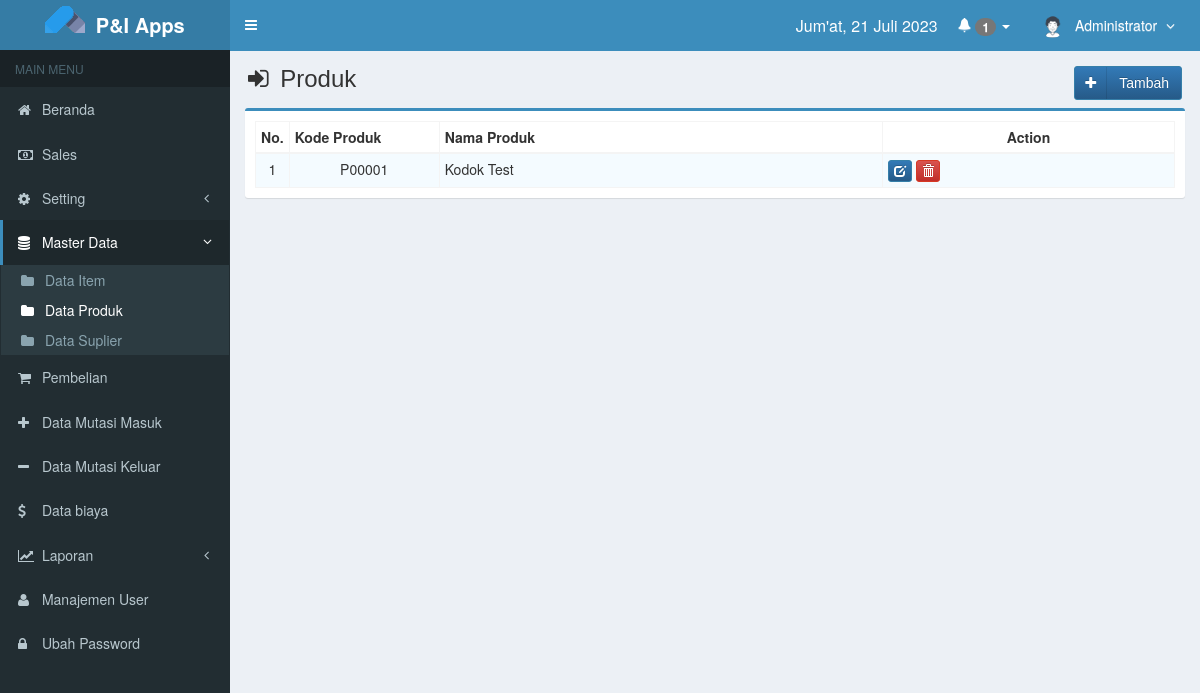
The app's page /main.php?module=produk (signed in), older data.
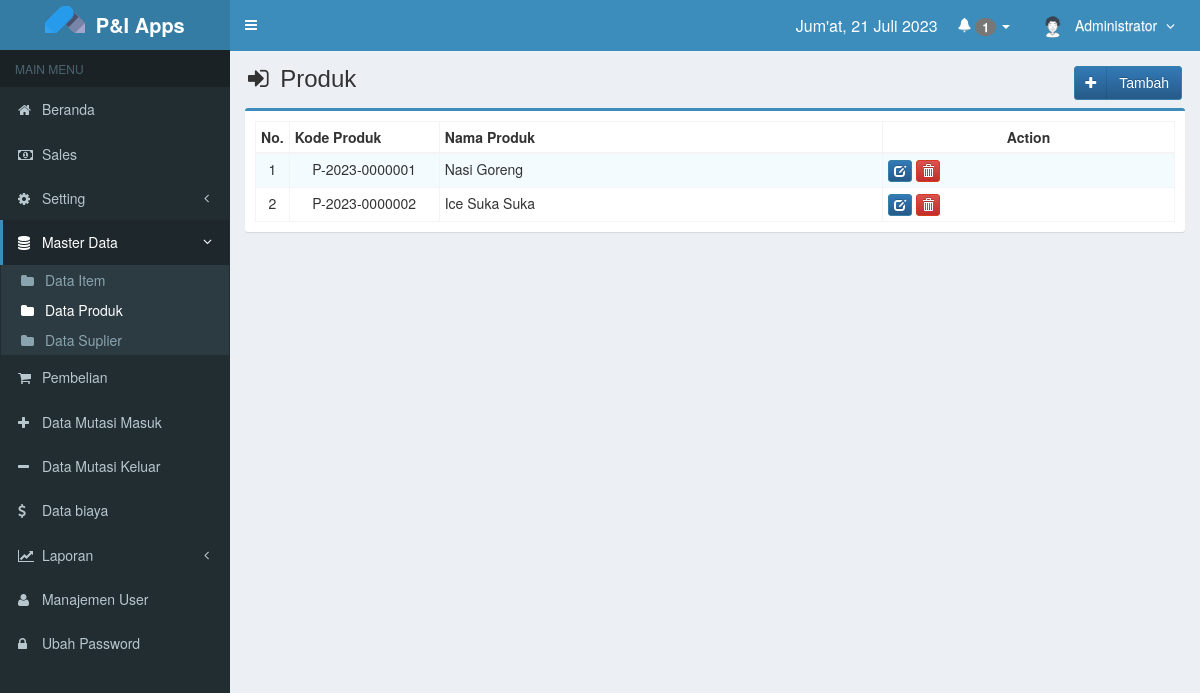
The same page, newer data.
### tables this page shows
CREATE TABLE `is_users` (
  `id_user` int(3) NOT NULL AUTO_INCREMENT,
  `resto` varchar(50) DEFAULT NULL,
  `username` varchar(50) NOT NULL,
  `nama_user` varchar(50) NOT NULL,
  `password` varchar(50) NOT NULL,
  `email` varchar(50) DEFAULT NULL,
  `telepon` varchar(13) DEFAULT NULL,
  `foto` varchar(100) DEFAULT NULL,
  `hak_akses` enum('Super Admin','Manajer','Gudang','Finance','Purchasing') NOT NULL,
  `hari_reminder` int(11) NOT NULL DEFAULT 0,
  `status` enum('aktif','blokir') NOT NULL DEFAULT 'aktif',
  `created_at` timestamp NOT NULL DEFAULT current_timestamp() ON UPDATE current_timestamp(),
  `updated_at` timestamp NULL DEFAULT NULL ON UPDATE current_timestamp(),
  PRIMARY KEY (`id_user`),
  KEY `level` (`hak_akses`)
);

CREATE TABLE `is_produk` (
  `kode_produk` varchar(14) NOT NULL,
  `nama_produk` varchar(255) NOT NULL,
  `group` enum('Kitchen','Bar','Pastry') NOT NULL,
  `created_user` int(3) NOT NULL DEFAULT 1,
  `created_date` timestamp NOT NULL DEFAULT current_timestamp(),
  `updated_user` int(3) NOT NULL DEFAULT 1,
  `updated_date` timestamp NOT NULL DEFAULT current_timestamp(),
  PRIMARY KEY (`kode_produk`),
  KEY `created_user` (`created_user`),
  KEY `updated_user` (`updated_user`)
);

### config/fungsi.php (called while the page is built, shortened)
<?php
function tglIndonesia($str){
  $tr   = trim($str);
  $str    = str_replace(array('Sun', 'Mon', 'Tue', 'Wed', 'Thu', 'Fri', 'Sat', 'January', 'February', 'March', 'April', 'May', 'June', 'July', 'August', 'September', 'October', 'November', 'December'), array('Minggu', 'Senin', 'Selasa', 'Rabu', 'Kamis', 'Jum\'at', 'Sabtu', 'Januari', 'Februari', 'Maret', 'April', 'Mei', 'Juni', 'Juli', 'Agustus', 'September', 'Oktober', 'November', 'Desember'), $tr);
  return $str;
}
?>

### side-menu.php (called while the page is built, shortened)
<?php
$listMenu = array(
			"beranda" => "",
			"sales" => "",
			"setting" => " class='treeview'",
			"upload_part" => "",
			"upload_vend" => "",
			"upload_sales" => "",
			"master" => " class='treeview' ",
			"part" => "",
			"produk" => "",
      	  	"vend" => "",
			"biaya" => "",
			"hutang" => "",
			"cash" => "",
			"request" => "",
			"mutasi" => "",
			"mutasi_keluar" => "",
			"approval" => "",
			"laporan" => " class='treeview' ",
			"lap_stok" => "",
			"lap_mutasi" => "",
			"lap_rugilaba" => "",
			"password" => "",
			"user" => "" );
	switch($_GET["module"]){
		case "produk":
		case "form_produk":
			$listMenu["master"] = '  class="treeview menu-open active"  ';
			$listMenu["produk"] = ' class="treeview active" ';
      	  	break;
	}
	switch($_SESSION['hak_akses'])
	{
		case 'Super Admin':
			include_once "side-menu-admin.php"; break;
	}
?>

### modules/produk/view.php (the view, shortened to what this page needs)
<section class="content-header">
  <h1>
    <i class="fa fa-sign-in icon-title"></i> Produk
	<div class="btn-group pull-right">
		<a class="btn btn-primary btn-social" href="?module=form_produk&form=add" title="Receipt" data-toggle="tooltip">
			<span class="fa fa-plus"></span> Tambah
		</a>
	</div>
  </h1>
</section>
<section class="content">
  <div class="row">
    <div class="col-md-12">
      <div class="box box-primary">
        <div class="box-body">
          <table id="dataTables2" class="table table-bordered table-striped table-hover table-condensed">
            <thead>
              <tr>
				<th>No.</th>
				<th>Kode Produk</th>
				<th>Nama Produk</th>
				<th class="center">Action</th>
              </tr>
            </thead>
            <tbody>
            <?php
				$no = 1;
				$query = mysqli_query($mysqli, "SELECT * FROM is_produk")
					or die('Ada kesalahan pada query tampil Data Produk: '.mysqli_error($mysqli));
				while ($data = mysqli_fetch_assoc($query)) {
					echo '<tr>';
					echo '<td width="30" class="center">' . $no . '</td>';
					echo '<td width="150" class="center">' . $data["kode_produk"] . '</td>';
					echo '<td>' . $data["nama_produk"] . '</td>';
					echo '<td>';
					echo '<a class="btn btn-primary btn-xs" title="Edit" href="?module=form_produk&form=edit&kode=' . $data['kode_produk']  . '"><i class="glyphicon glyphicon-edit"></i></a>&nbsp;';
					echo '<a class="btn btn-danger btn-xs hapus" title="Hapus" data-id="' . $data['kode_produk'] . '" data-name="'.$data['nama_produk'].'"><i class="glyphicon glyphicon-trash"></i></a>&nbsp;';
					echo '</td>';
					echo '</tr>';
					$no++;
				}
			  ?>
            </tbody>
          </table>
        </div>
      </div>
    </div>
  </div>
</section>

### main.php (shortened to what this page needs)
<!DOCTYPE html>
<html>
  <head>
    <link href="assets/css/bootstrap.min.css" rel="stylesheet" type="text/css" />
    <link href="assets/plugins/font-awesome-4.6.3/css/font-awesome.min.css" rel="stylesheet" type="text/css" />
    <link href="assets/plugins/sweetalert/sweetalert.css" rel="stylesheet" type="text/css" >
    <link href="assets/plugins/datatables/dataTables.bootstrap.min.css" rel="stylesheet" type="text/css" />
    <link href="assets/plugins/datatables/responsive.dataTables.min.css" rel="stylesheet" type="text/css" />
    <link href="assets/plugins/datatables/colReorder.dataTables.min.css" rel="stylesheet" type="text/css" />
    <link href="assets/plugins/datatables/buttons.dataTables.min.css" rel="stylesheet" type="text/css" />
    <link href="assets/plugins/datatables/rowGroup.dataTables.min.css" rel="stylesheet" type="text/css" />
    <link href="assets/plugins/datepicker/datepicker.min.css" rel="stylesheet" type="text/css" />
    <link href="assets/plugins/chosen/css/chosen.min.css" rel="stylesheet" type="text/css" />
    <link href="assets/css/bootstrap-theme.min.css" rel="stylesheet" type="text/css" />
    <link href="assets/css/AdminLTE.min.css" rel="stylesheet" type="text/css" />
    <link href="assets/css/skins/skin-blue.min.css" rel="stylesheet" type="text/css" />
    <link href="assets/css/style.css" rel="stylesheet" type="text/css" />
  </head>
  <body class="hold-transition skin-blue sidebar_collapsed">
    <div class="wrapper">
		<header class="main-header">
        <a href="?module=beranda" class="logo">
          <span class="logo-lg">
			  <img style="margin-top:-15px;margin-right:5px" src="assets/img/logo-blue.png">
			  <b>P&I Apps</b>
		  </span>
        </a>
        <nav class="navbar navbar-static-top" role="navigation">
          <a href="#" class="sidebar-toggle"  data-toggle="push-menu" role="button">
          </a>
          <div class="navbar-custom-menu">
            <ul class="nav navbar-nav">
              <?php include "top-menu.php" ?>
            </ul>
          </div>
        </nav>
      </header>
		<aside class="main-sidebar">
			<section class="sidebar">
				<ul class="sidebar-menu" data-widget="tree">
					<li class="header">MAIN MENU</li>
					<?php
						switch($_SESSION['hak_akses'])
						{
							case 'Super Admin':
								include "side-menu-admin.php"; break;
						}
					?>
				</ul>
			</section>
		</aside>
      <div class="content-wrapper" id="content_area">
        <?php include "content.php" ?>
      </div>
    </div>
  </body>
</html>

### top-menu.php (shortened to what this page needs)
<?php
require_once "config/database.php";
require_once "config/fungsi.php";
?>
<div style="height: auto; color: white;padding: 14px 0px 0px 0px;float: left;font-size: 16px;">
    <span style="margin-right:5px"><?php echo tglIndonesia(date('D, d F Y')); ?></span>
</div>
<?php if($_SESSION['hak_akses']=='Super Admin') : ?>
<li class="dropdown">
    <?php
        $date = new DateTime();
        $date->modify('-' . 3 . ' day');
        $query = mysqli_query($mysqli, "SELECT kode_request, jatuh_tempo, sum(qty*harga) AS jumlah FROM is_part_req WHERE jatuh_tempo<='" . $date->format('Y-m-d') . "' AND status_bayar='Unpaid' GROUP BY kode_request") or die('Kesalahan menampilkan notif jatuh tempo: ' . mysqli_error($mysqli));
    ?>
    <a class="dropdown-toggle" type="button" id="dropdownMenu1" data-toggle="dropdown" aria-haspopup="true" aria-expanded="true" href="#">
        <i class="glyphicon glyphicon-bell"></i>
        <span class="badge badge-primary"><?php echo mysqli_num_rows($query)?></span>
        <span class="caret"></span>
    </a>
</li>
<?php endif; ?>
<?php
$query = mysqli_query($mysqli, "SELECT id_user, nama_user, foto, hak_akses FROM is_users WHERE id_user='$_SESSION[id_user]'")
                                or die('Ada kesalahan pada query tampil Manajemen User: '.mysqli_error($mysqli));
$data = mysqli_fetch_assoc($query);
?>
<li class="dropdown user user-menu">
  <a href="#" class="dropdown-toggle" data-toggle="dropdown">
  <?php
  if ($data['foto']=="") { ?>
    <img src="images/user/user-default.png" class="user-image" alt="User Image"/>
  <?php
  }
  else { ?>
    <img src="images/user/<?php echo $data['foto']; ?>" class="user-image" alt="User Image"/>
  <?php
  }
  ?>
	<span class="hidden-xs"><?php echo $data['nama_user']; ?> <i style="margin-left:5px" class="fa fa-angle-down"></i></span>
  </a>
</li>

### side-menu-admin.php (shortened to what this page needs)
<?php include_once "side-menu.php";?>
<li <?php echo $listMenu["beranda"] ?> >
	<a href="?module=beranda"><i class="fa fa-home"></i> Beranda </a>
</li>
<li <?php echo $listMenu["sales"] ?> >
    <a href="?module=sales"><i class="fa fa-money"></i> Sales </a>
</li>
<li <?php echo $listMenu["setting"] ?> >
	<a href="#">
		<i class="fa fa-gear"></i> <span>Setting</span>
		<span class="pull-right-container">
			<i class="fa fa-angle-left pull-right"></i>
		</span>
	</a>
</li>
<li <?php echo $listMenu["master"] ?> >
	<a href="#">
		<i class="fa fa-database"></i> <span>Master Data</span>
		<span class="pull-right-container">
			<i class="fa fa-angle-left pull-right"></i>
		</span>
	</a>
	<ul class="treeview-menu">
		<li <?php echo $listMenu["part"] ?> >
			<a href="?module=part"><i class="fa fa-folder"></i> Data Item </a>
		</li>
		<li <?php echo $listMenu["produk"] ?> >
			<a href="?module=produk"><i class="fa fa-folder"></i> Data Produk </a>
		</li>
		<li <?php echo $listMenu["vend"] ?> >
			<a href="?module=vend"><i class="fa fa-folder"></i> Data Suplier </a>
		</li>
	</ul>
</li>
<li <?php echo $listMenu["request"] ?> >
    <a href="?module=part_request"><i class="fa fa-shopping-cart"></i> Pembelian </a>
</li>
<li <?php echo $listMenu["mutasi"] ?> >
    <a href="?module=part_masuk"><i class="fa fa-plus"></i> Data Mutasi Masuk </a>
</li>
<li <?php echo $listMenu["mutasi_keluar"] ?> >
    <a href="?module=part_keluar"><i class="fa fa-minus"></i> Data Mutasi Keluar </a>
</li>
<li <?php echo $listMenu["biaya"] ?> >
    <a href="?module=biaya"><i class="fa fa-dollar"></i> Data biaya </a>
</li>
<li <?php echo $listMenu["laporan"] ?> >
	<a href="#">
		<i class="fa fa-line-chart"></i> <span>Laporan</span>
		<span class="pull-right-container">
			<i class="fa fa-angle-left pull-right"></i>
		</span>
	</a>
</li>
<li <?php echo $listMenu["user"] ?> >
	<a href="?module=user"><i class="fa fa-user"></i> Manajemen User</a>
</li>
<li <?php echo $listMenu["password"] ?> >
	<a href="?module=password"><i class="fa fa-lock"></i> Ubah Password</a>
</li>

### content.php (shortened to what this page needs)
<?php
	require_once "config/fungsi.php";
	if (empty($_SESSION['username']) || empty($_SESSION['password'])){
		echo "<meta http-equiv='refresh' content='0; url=index.php?alert=1'>";
	}
	else{
		switch($_GET['module']){
			case 'produk' : include "modules/produk/view.php"; break;
		}
	}
?>

### assets/css/style.css (style rules this page uses)
.btn-social *:first-child { border-right: 1px solid rgba(0, 0, 0, 0.1); bottom: 0; font-size: 1em !important; left: 0; line-height: 32px !important; position: absolute; text-align: center; top: 0; width: 32px !important; }
.content-header { padding: 15px 18px 0; position: relative; }
.center { text-align:center; }
.icon-title { margin-right: 5px; }
.table-striped tbody tr:nth-child(odd):not(.group-start) td { background-color: #f4fbff; }
body { background-color: #fff; color: #333; font-size: 14px; line-height: 1.45; }

Row changes from the older to the newer data that the page shows:
removed is_produk: kode_produk "P00001", nama_produk "Kodok Test"
added is_produk: kode_produk "P-2023-0000001", nama_produk "Nasi Goreng"
added is_produk: kode_produk "P-2023-0000002", nama_produk "Ice Suka Suka"
